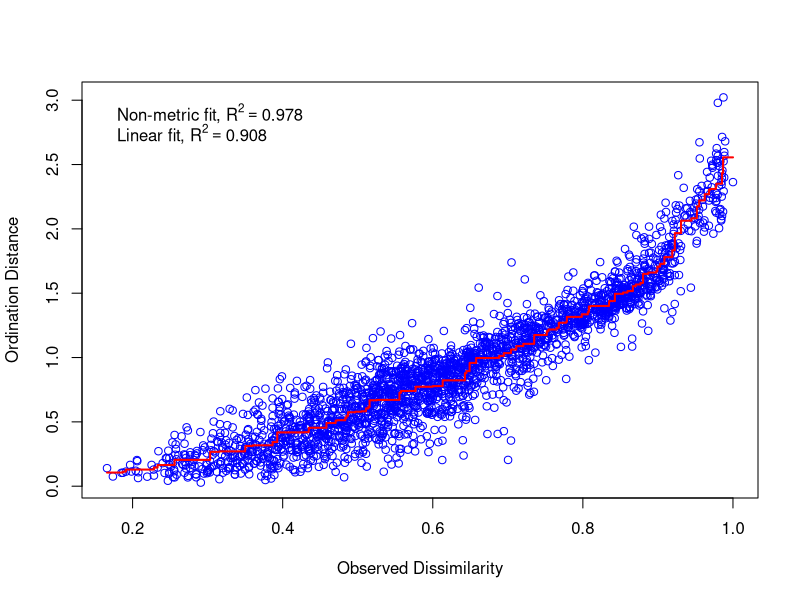
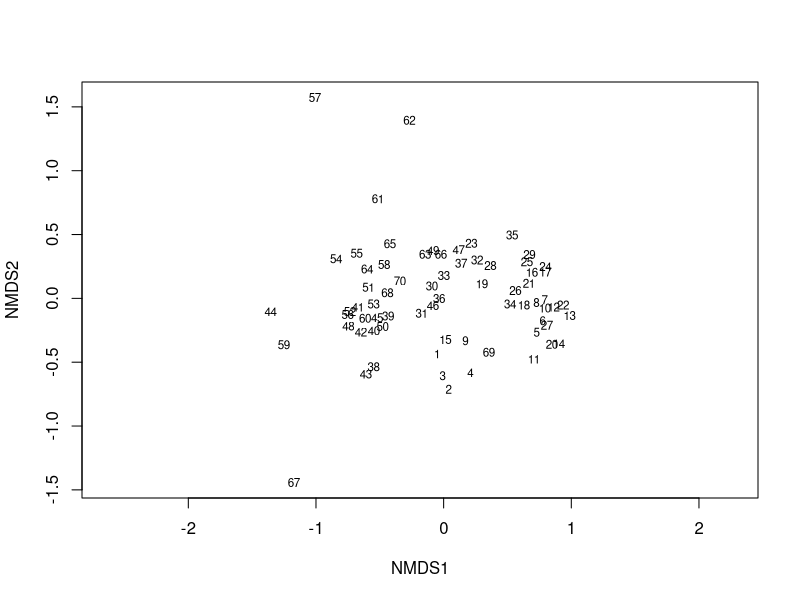
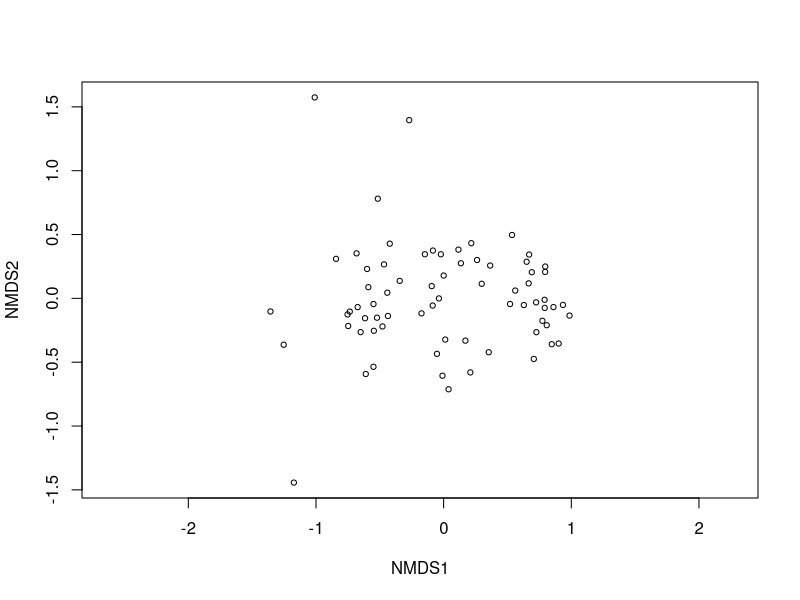
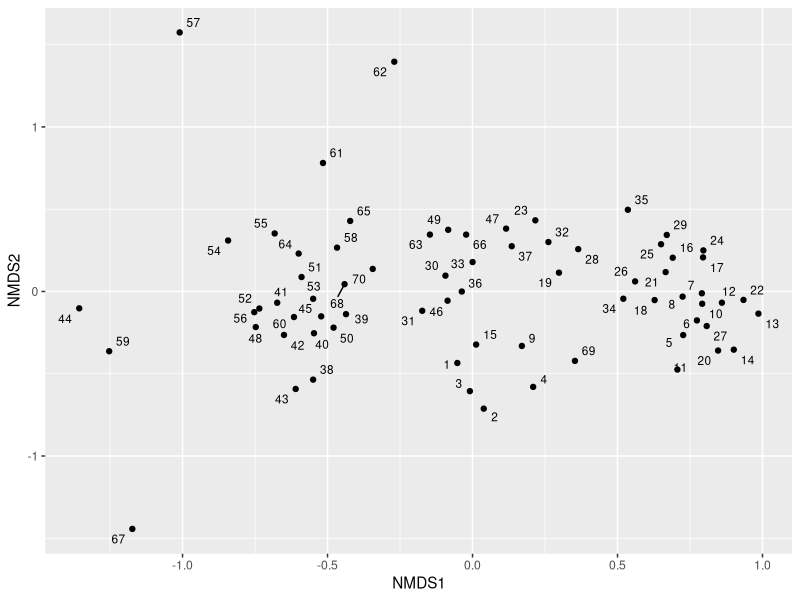
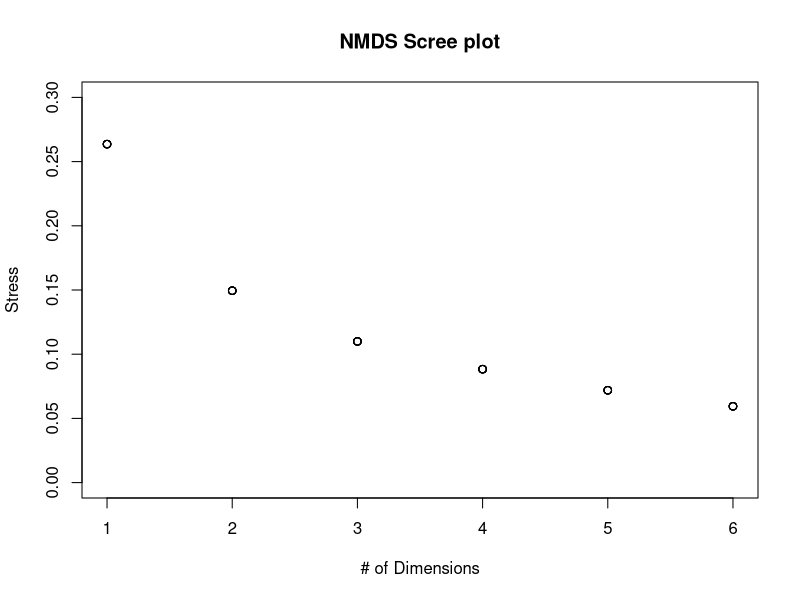
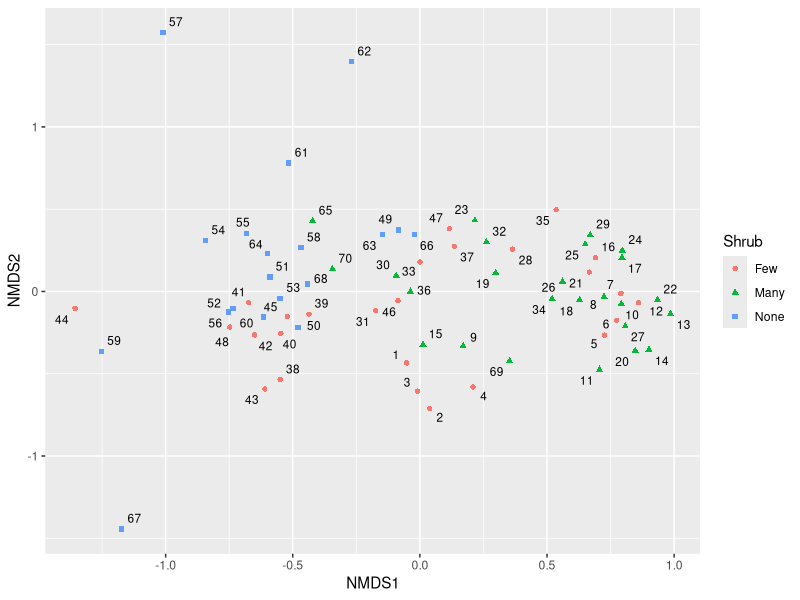
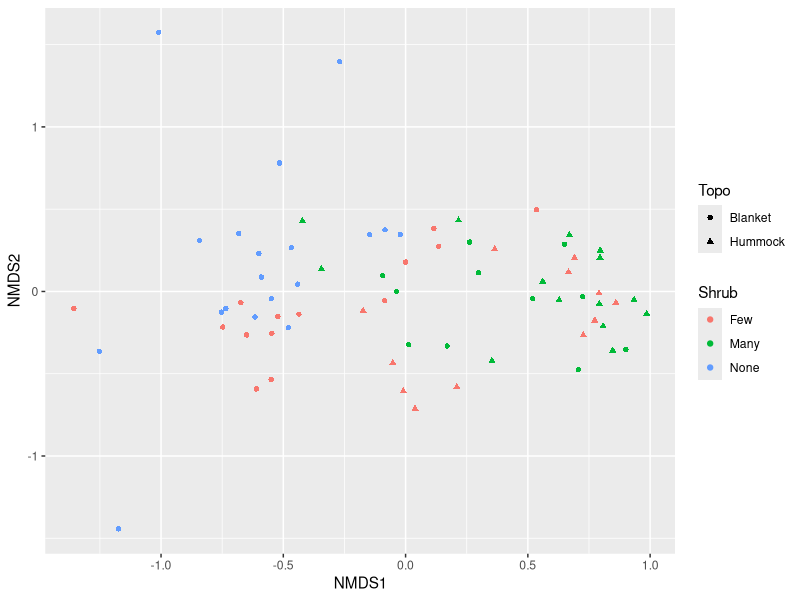

The R script that drew these images, in order:
#NMDS in class example code 
#AC 210327

#Set up---------------------------
#Set working directory, clean environment, etc.
setwd("C:/Users/jargr/Dropbox/PC/Desktop/Data Analysis/Anny Stats/Lab 10")
#Load packages
library(vegan)#this is new
library(ggplot2)
library(ggrepel)

#Load data--------------------------------
mite<-read.csv("mite_abund_matrix.csv", row.names=1)
#Matrix has 70 samples (rows) with abundances of 35 mite species
#Note that the "site names" have to be input as row names. Cannot be separate column

mite.info<-read.csv("mite_explain_var.csv")

#Conduct NMDS------------------------------
set.seed(20)#This sets the random start seed so that we are guaranteed to all get the same outputs

#First calculate distance matrix
mite.dist<-vegdist(mite, method="bray")


#Run NMDS on distance matrix
mite.nmds<-metaMDS(mite.dist,distance="bray", #use bray-curtis distance
                  k=2, #2 dimensions
                  try=100 #force it to try 100 different times (default is 20, for publication I recommend 500)
                  )
mite.nmds #Gives stress value of best solution, aim for <0.2

#Check the fit
stressplot(mite.nmds) #Also called a "Shepard diagram"
#We want this plot to show a monotonic relationship

#Make ordination plot--------------------------
#Using basic vegan graphics
#Site labels only
ordiplot(mite.nmds, type="text", display="sites")
#Points only
ordiplot(mite.nmds, type="points", display="sites")

#Can output ordination coordinates and use ggplot for nicer graphics
nmds.scores <- as.data.frame(vegan::scores(mite.nmds))  #Using the scores function from vegan to extract the site scores and convert to a data.frame
#Add to mite.info dataframe
mite.info<-cbind.data.frame(mite.info,nmds.scores) 
mite.info$site <- row.names(mite)

#Build NMDS figure in ggplot
ggplot(mite.info, aes(NMDS1, NMDS2)) +
  geom_point() +
  geom_text_repel(aes(NMDS1, NMDS2, label = site), size = 3)#avoids text overlapping

#Diagnostic detour: what happens if stress is too high?-----
#Usually the solution is increase k
#Compare previous example using k=3
mite.nmds3<-metaMDS(mite.dist,distance="bray", k=3,try=100)
mite.nmds3 #stress is lower than k=2, but that means you'd have to make a 3D plot to visualize

#Here's a nifty function that fits multiple k's to help visualize change in stress
#Also called a Scree plot
#define function to perform a NMDS for 1-6 dimensions and plots the nr of dimensions vs the stress
NMDS.scree <- function(x) { #where x is the name of the data frame variable
  plot(rep(1, 6), replicate(6, metaMDS(x, autotransform = F, k = 1)$stress), xlim = c(1, 6),ylim = c(0, 0.30), xlab = "# of Dimensions", ylab = "Stress", main = "NMDS Scree plot")
  for (i in 1:6) {
    points(rep(i + 1,6),replicate(6, metaMDS(x, autotransform = F, k = i + 1)$stress))
  }
}

#Try it on our data
# Use the function that we just defined to choose the optimal nr of dimensions
NMDS.scree(mite.dist)

#Example: Color NMDS plot by different shrub cover----------------------
#Revise plotting code from above
ggplot(mite.info, aes(NMDS1, NMDS2)) +
  geom_point(aes(color=Shrub, shape=Shrub)) +
  geom_text_repel(aes(NMDS1, NMDS2, label = site), size = 3)#avoids text overlapping

#PERMANOVA to test whether composition differs by shrub cover or topography---------
adonis(mite.dist~Shrub*Topo, data = mite.info, permutations=999)
#The accuracy/significant figures of p value depends on permutations

#Make nice NMDS figure to reflect this PERMANOVA analysis------------------
ggplot(mite.info, aes(NMDS1, NMDS2)) +
  geom_point(aes(color=Shrub, shape=Topo)) 

